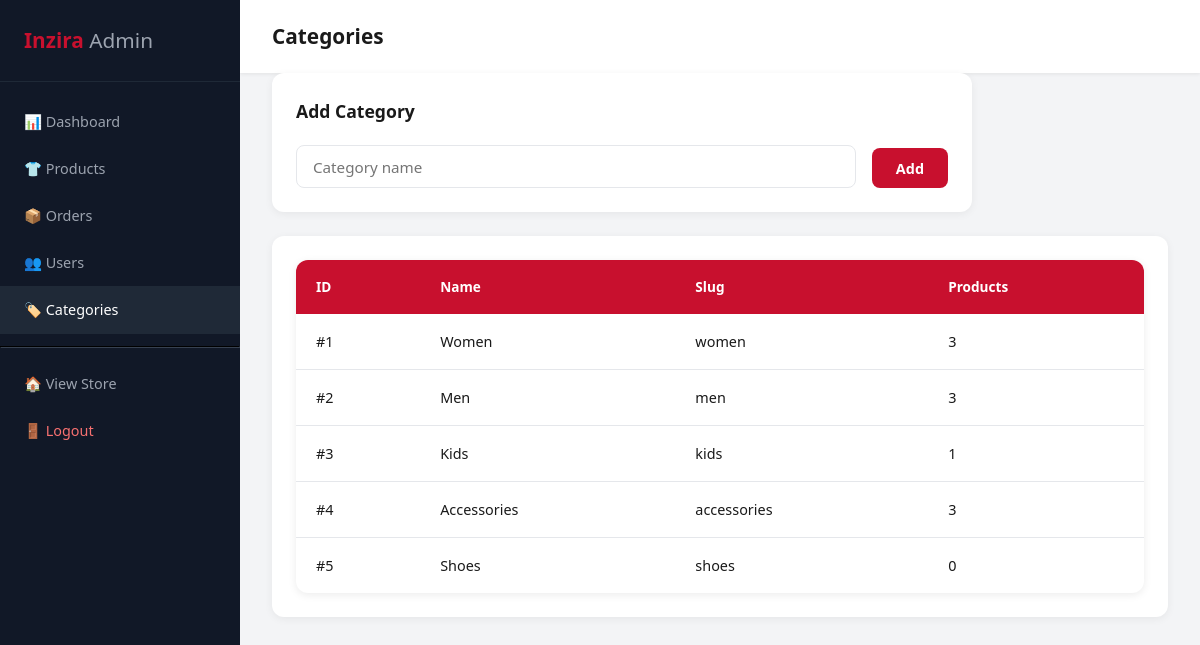
The app's page /admin/pages/categories.php (signed in) with its own data.
### tables this page shows
CREATE TABLE IF NOT EXISTS categories (
    id    INT AUTO_INCREMENT PRIMARY KEY,
    name  VARCHAR(100) NOT NULL UNIQUE,
    slug  VARCHAR(100) NOT NULL UNIQUE
);

### config/app.php (called while the page is built, shortened)
<?php
function base($path = '') {
    return BASE_URL . '/' . ltrim($path, '/');
}

### admin/pages/categories.php (the view, shortened to what this page needs)
<?php
require_once __DIR__ . '/../../config/app.php';
requireAdmin(); $db = getDB(); $msg = '';
$cats = $db->query("SELECT c.*, COUNT(p.id) AS product_count FROM categories c LEFT JOIN products p ON p.category_id=c.id GROUP BY c.id")->fetch_all(MYSQLI_ASSOC);
?>
<!DOCTYPE html><html lang="en"><head><meta charset="UTF-8"><meta name="viewport" content="width=device-width,initial-scale=1.0">
<link rel="stylesheet" href="<?= base('assets/css/style.css') ?>">
<link rel="stylesheet" href="<?= base('admin/admin.css') ?>">
</head><body class="admin-body"><div class="admin-layout">
<?php include __DIR__ . '/../includes/sidebar.php'; ?>
<main class="admin-main">
  <div class="admin-topbar"><h1>Categories</h1></div>
  <div class="admin-card admin-form">
    <h2 class="admin-card-title">Add Category</h2>
    <form method="POST" action="<?= base('admin/pages/categories.php') ?>" style="display:flex;gap:1rem;align-items:flex-end">
      <div class="form-group" style="flex:1;margin:0"><input type="text" name="name" class="form-control" placeholder="Category name" required></div>
      <button type="submit" class="btn btn-primary">Add</button>
    </form>
  </div>
  <div class="admin-card">
    <table class="orders-table">
      <thead><tr><th>ID</th><th>Name</th><th>Slug</th><th>Products</th></tr></thead>
      <tbody>
        <?php foreach ($cats as $c): ?>
          <tr><td>#<?= $c['id'] ?></td><td><?= htmlspecialchars($c['name']) ?></td><td><?= $c['slug'] ?></td><td><?= $c['product_count'] ?></td></tr>
        <?php endforeach; ?>
      </tbody>
    </table>
  </div>
</main></div></body></html>

### admin/includes/sidebar.php
<?php
require_once __DIR__ . '/../../config/app.php';
?>
<aside class="admin-sidebar">
  <div class="sidebar-logo">
    <span style="color:var(--brand);font-weight:800">Inzira</span>
    <span style="color:#9ca3af;font-weight:300"> Admin</span>
  </div>
  <nav class="sidebar-nav">
    <a href="<?= base('admin/index.php') ?>"                class="<?= basename($_SERVER['PHP_SELF'])==='index.php'     ?'active':''?>">📊 Dashboard</a>
    <a href="<?= base('admin/pages/products.php') ?>"       class="<?= basename($_SERVER['PHP_SELF'])==='products.php'  ?'active':''?>">👕 Products</a>
    <a href="<?= base('admin/pages/orders.php') ?>"         class="<?= basename($_SERVER['PHP_SELF'])==='orders.php'    ?'active':''?>">📦 Orders</a>
    <a href="<?= base('admin/pages/users.php') ?>"          class="<?= basename($_SERVER['PHP_SELF'])==='users.php'     ?'active':''?>">👥 Users</a>
    <a href="<?= base('admin/pages/categories.php') ?>"     class="<?= basename($_SERVER['PHP_SELF'])==='categories.php'?'active':''?>">🏷️ Categories</a>
    <hr style="border-color:#374151;margin:.75rem 0">
    <a href="<?= base('index.php') ?>">🏠 View Store</a>
    <a href="<?= base('pages/logout.php') ?>" style="color:#f87171">🚪 Logout</a>
  </nav>
</aside>

### assets/css/style.css (style rules this page uses)
:root { --brand: #C8102E; --brand-dark: #9B0D23; --brand-light: #F4D1D7; --accent: #F5A623; --text: #1a1a1a; --text-muted: #6b7280; --bg: #f9fafb; --white: #ffffff; --border: #e5e7eb; --shadow: 0 2px 8px rgba(0,0,0,.08); --shadow-lg: 0 8px 24px rgba(0,0,0,.12); --radius: 12px; --radius-sm: 8px; --transition: .2s ease; }
*, *::before, *::after { box-sizing: border-box; margin: 0; padding: 0; }
html { scroll-behavior: smooth; }
body { font-family: 'Segoe UI', system-ui, sans-serif; background: var(--bg); color: var(--text); line-height: 1.6; }
a { text-decoration: none; color: inherit; }
input, select, textarea, button { font-family: inherit; }
.btn { display: inline-flex; align-items: center; gap: .5rem; padding: .65rem 1.5rem; border-radius: var(--radius-sm); font-weight: 600; font-size: .9rem; cursor: pointer; border: none; transition: var(--transition); }
.btn-primary { background: var(--brand); color: var(--white); }
.form-group { margin-bottom: 1.25rem; }
.form-control { width: 100%; padding: .65rem 1rem; border: 1.5px solid var(--border); border-radius: var(--radius-sm); font-size: .95rem; transition: var(--transition); background: var(--white); }
.orders-table { width: 100%; border-collapse: collapse; background: var(--white); border-radius: var(--radius); overflow: hidden; box-shadow: var(--shadow); }
.orders-table th { background: var(--brand); color: var(--white); padding: 1rem 1.25rem; text-align: left; font-size: .85rem; font-weight: 600; }
.orders-table td { padding: 1rem 1.25rem; border-bottom: 1px solid var(--border); font-size: .9rem; }
.orders-table tr:last-child td { border: none; }

### admin/admin.css (style rules this page uses)
.admin-body { background: #f3f4f6; }
.admin-layout { display: flex; min-height: 100vh; }
.admin-sidebar { width: 240px; background: #111827; flex-shrink: 0; position: sticky; top: 0; height: 100vh; overflow-y: auto; }
.sidebar-logo { padding: 1.5rem; font-size: 1.3rem; border-bottom: 1px solid #1f2937; }
.sidebar-nav { padding: 1rem 0; }
.sidebar-nav a { display: flex; align-items: center; gap: .75rem; padding: .75rem 1.5rem; color: #9ca3af; font-size: .9rem; font-weight: 500; transition: .2s; }
.sidebar-nav a:hover, .sidebar-nav a.active { background: #1f2937; color: #fff; }
.admin-main { flex: 1; overflow-x: hidden; }
.admin-topbar { background: #fff; padding: 1.25rem 2rem; display: flex; justify-content: space-between; align-items: center; box-shadow: 0 1px 4px rgba(0,0,0,.08); }
.admin-topbar h1 { font-size: 1.3rem; font-weight: 700; }
.admin-card { background: #fff; border-radius: 12px; box-shadow: 0 2px 8px rgba(0,0,0,.06); margin: 0 2rem 1.5rem; padding: 1.5rem; }
.admin-card-title { font-size: 1.1rem; font-weight: 700; margin-bottom: 1.25rem; }
.admin-form { max-width: 700px; }

### records on screen
categories: id "1", name "Women", slug "women", product_count "3"
categories: id "2", name "Men", slug "men", product_count "3"
categories: id "3", name "Kids", slug "kids", product_count "1"
categories: id "4", name "Accessories", slug "accessories", product_count "3"
categories: id "5", name "Shoes", slug "shoes", product_count "0"
